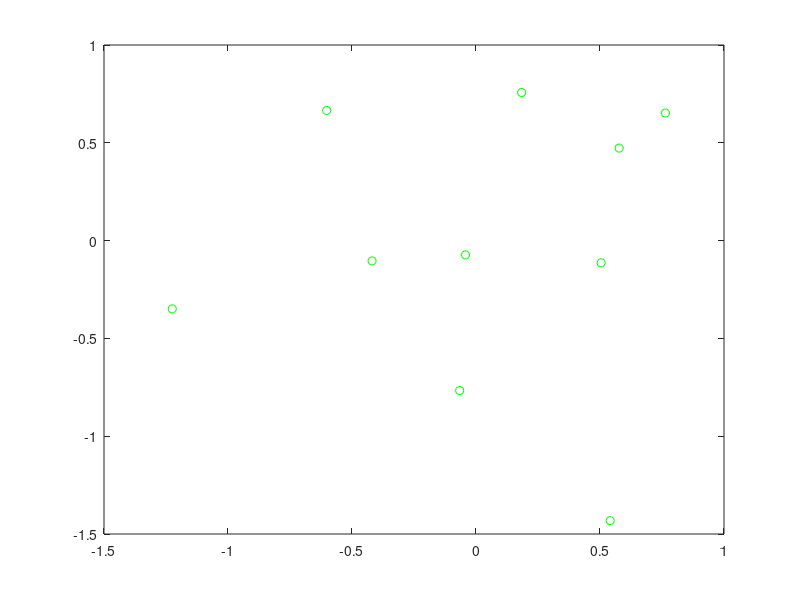

The MATLAB script that drew this image:
% generate A and B of matrix pencil zB-A, m < n
clear; close all; rng(0, 'twister');

% uncomment one of the following cases
m = 10; n = 100; nu = 0;
% m = 100; n = 1000; nu = 0;
% m = 1000; n = 10000; nu = 0;
% m = 10000; n = 100000; nu = 0;

center = 1 + 1i; % center of the circle region

% set the radius of the circle region for each (m, n)
switch n
    case 100
        if m == 10; radius = 1; end
    case 1000
        if m == 100; radius = 0.3; end
    case 10000
        if m == 1000; radius = 0.1; end
    case 100000
        if m == 10000; radius = 0.05; end
    otherwise
        warning('n is wrong')
end

fprintf('m = %d, n = %d, nu = %d, radius = %.2f\n', 3*m, n, nu, radius);

%% finite eigenvalues
lmd = randn(m, 1) + 1i*randn(m, 1); % exact eigenvalue
t = length(lmd(abs(lmd-center) < radius));
fprintf('# of target eigenvalues: %d\n', t);

figure(1) 
fig0 = plot(lmd, 'go');
hold on

if m == 10000 && n == 100000
    load A30000x100000
    load B30000x100000
    load lmd30000x100000
    return
end

A1 = sparse(1:m, 1:m, lmd, m, m);
B1 = sparse(1:m, 1:m, ones(m, 1), m, m);

%% infinite eigenvalues
r_ind = sort(randperm(m-1, m/2));
A2 = speye(m, m);
B2 = sparse(r_ind+1, r_ind, 1, m, m);

A = [[A1, sparse(m, m);
     sparse(m, m), A2], sparse(2*m, n-2*m);
     sparse(m, n)];
B = [[B1, sparse(m, m);
     sparse(m, m), B2], sparse(2*m, n-2*m);
     sparse(m, n)];

clear A1 B1 A2 B2

if n > 1000
    tic
    while min(nnz(A), nnz(B)) < .95*m*n*0.001
        [A, B] = myrjr2(A, B, 2);
    end
    toc
    return
end

A = full(A);
B = full(B);

R = randn(n)+1i*randn(n);
A = A * R;
B = B * R;

R = randn(3*m)+1i*randn(3*m);
A = R * A;
B = R * B;